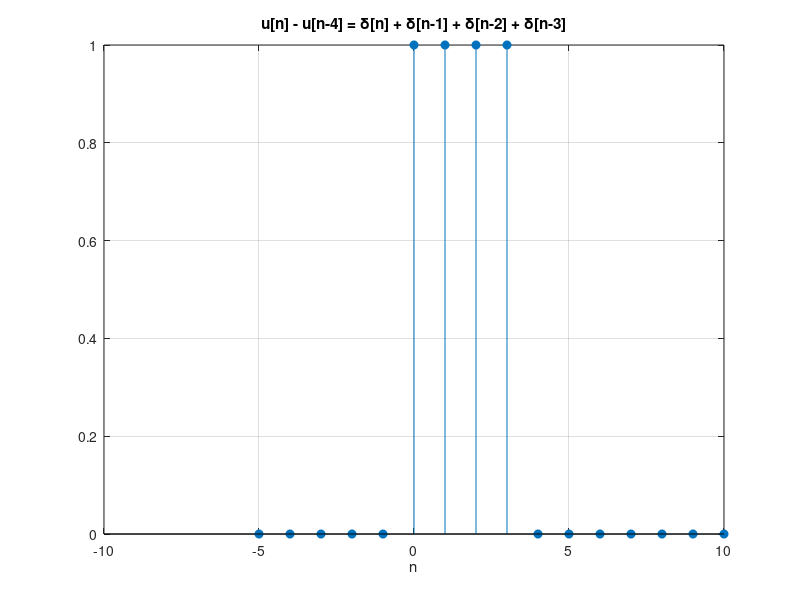

The MATLAB source for this figure:
% Signals and Systems — Unit Impulse and Unit Step
%title: Impulse, Step and the Sifting Property
%ar-title: الدفعة والخطوة وخاصية الانتقاء
%lesson: ss-ch1-7
%course: signals-systems

%% Discrete impulse and step
%ar: δ[n] = 1 عند n = 0 فقط، و u[n] = 1 عند n ≥ 0. نكتبهما بشرط منطقي على متجه n، ونحولهما لأرقام بـ double.
n = -5:10;
d = double(n == 0); u = double(n >= 0);
x = u - double(n - 4 >= 0);                % u[n] - u[n-4]
fprintf('u[n] - u[n-4] = 1 at n = %s\n', num2str(n(x == 1)))
%check: isequal(n(x == 1), 0:3)

%% Plot
%ar: stem ترسم الإشارة المتقطعة: خطًا رأسيًا عند كل n، و'filled' تملأ الدائرة. الأفضل من plot للإشارات المتقطعة لأن القيم موجودة عند الأعداد الصحيحة فقط.
%ar: النتيجة أربع عينات قيمتها 1 عند n = 0..3: هذا هو u[n] − u[n−4] مكتوبًا كمجموع نبضات.
stem(n, x, 'filled'); grid on; xlabel('n'); title('u[n] - u[n-4] = \delta[n] + \delta[n-1] + \delta[n-2] + \delta[n-3]')

%% Sifting with a narrow pulse
%ar: δ(t) المستمرة نقربها بنبضة عرضها ε وارتفاعها 1/ε (مساحتها 1). كلما صغرت ε اقترب ∫(t² + 1)δ(t − 2)dt من 5.
f = @(t) t.^2 + 1;
for e = [0.5 0.1 0.01 0.001]
    val = integral(@(t) f(t)/e, 2 - e/2, 2 + e/2);
    fprintf('eps = %-6g -> %.6f\n', e, val)
end
%check: abs(integral(@(t) f(t)/1e-3, 2 - 5e-4, 2 + 5e-4) - 5) < 1e-5

%% The discrete sum
%ar: Σ cos(πn) δ[n − 3] = cos(3π) = −1: الدفعة «تلتقط» قيمة واحدة.
n = -10:10;
s = sum(cos(pi*n) .* double(n == 3));
fprintf('sum = %g\n', s)
%check: abs(s + 1) < 1e-12

%%! Project idea: the step as a running sum of the impulse
%ar: مشروع للفهم: u[n] = Σ δ[k] حتى n. cumsum يحسب المجموع الجاري. وبالعكس δ[n] = u[n] − u[n−1] (الفرق diff). جربه على أي إشارة: هذا التكامل والاشتقاق المتقطع.
n = -5:10; d = double(n == 0);
uu = cumsum(d);
fprintf('cumsum of delta equals u: %d\n', isequal(uu, double(n >= 0)))
%check: isequal(uu, double(n >= 0))
